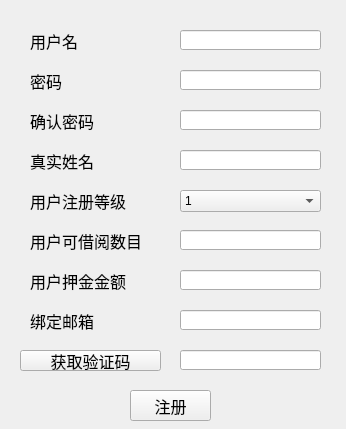
<?xml version="1.0" encoding="UTF-8"?>
<ui version="4.0">
 <class>Regist_New_User</class>
 <widget class="QWidget" name="Regist_New_User">
  <property name="geometry">
   <rect>
    <x>0</x>
    <y>0</y>
    <width>346</width>
    <height>429</height>
   </rect>
  </property>
  <property name="windowTitle">
   <string>Form</string>
  </property>
  <property name="styleSheet">
   <string notr="true">&lt;?xml version=&quot;1.0&quot; encoding=&quot;UTF-8&quot;?&gt;
&lt;ui version=&quot;4.0&quot;&gt;
 &lt;widget name=&quot;__qt_fake_top_level&quot;&gt;
  &lt;widget class=&quot;QLabel&quot; name=&quot;id_label&quot;&gt;
   &lt;property name=&quot;geometry&quot;&gt;
    &lt;rect&gt;
     &lt;x&gt;60&lt;/x&gt;
     &lt;y&gt;40&lt;/y&gt;
     &lt;width&gt;51&lt;/width&gt;
     &lt;height&gt;21&lt;/height&gt;
    &lt;/rect&gt;
   &lt;/property&gt;
   &lt;property name=&quot;text&quot;&gt;
    &lt;string&gt;用户名&lt;/string&gt;
   &lt;/property&gt;
  &lt;/widget&gt;
  &lt;widget class=&quot;QLabel&quot; name=&quot;password_label&quot;&gt;
   &lt;property name=&quot;geometry&quot;&gt;
    &lt;rect&gt;
     &lt;x&gt;60&lt;/x&gt;
     &lt;y&gt;70&lt;/y&gt;
     &lt;width&gt;51&lt;/width&gt;
     &lt;height&gt;21&lt;/height&gt;
    &lt;/rect&gt;
   &lt;/property&gt;
   &lt;property name=&quot;text&quot;&gt;
    &lt;string&gt;密码&lt;/string&gt;
   &lt;/property&gt;
  &lt;/widget&gt;
  &lt;widget class=&quot;QLineEdit&quot; name=&quot;id&quot;&gt;
   &lt;property name=&quot;geometry&quot;&gt;
    &lt;rect&gt;
     &lt;x&gt;130&lt;/x&gt;
     &lt;y&gt;40&lt;/y&gt;
     &lt;width&gt;141&lt;/width&gt;
     &lt;height&gt;20&lt;/height&gt;
    &lt;/rect&gt;
   &lt;/property&gt;
   &lt;property name=&quot;maxLength&quot;&gt;
    &lt;number&gt;15&lt;/number&gt;
   &lt;/property&gt;
  &lt;/widget&gt;
  &lt;widget class=&quot;QLineEdit&quot; name=&quot;passwordconfirm&quot;&gt;
   &lt;property name=&quot;geometry&quot;&gt;
    &lt;rect&gt;
     &lt;x&gt;130&lt;/x&gt;
     &lt;y&gt;100&lt;/y&gt;
     &lt;width&gt;141&lt;/width&gt;
     &lt;height&gt;20&lt;/height&gt;
    &lt;/rect&gt;
   &lt;/property&gt;
   &lt;property name=&quot;maxLength&quot;&gt;
    &lt;number&gt;15&lt;/number&gt;
   &lt;/property&gt;
  &lt;/widget&gt;
  &lt;widget class=&quot;QLabel&quot; name=&quot;realname_label&quot;&gt;
   &lt;property name=&quot;geometry&quot;&gt;
    &lt;rect&gt;
     &lt;x&gt;60&lt;/x&gt;
     &lt;y&gt;130&lt;/y&gt;
     &lt;width&gt;51&lt;/width&gt;
     &lt;height&gt;21&lt;/height&gt;
    &lt;/rect&gt;
   &lt;/property&gt;
   &lt;property name=&quot;text&quot;&gt;
    &lt;string&gt;真实姓名&lt;/string&gt;
   &lt;/property&gt;
  &lt;/widget&gt;
  &lt;widget class=&quot;QLineEdit&quot; name=&quot;realname&quot;&gt;
   &lt;property name=&quot;geometry&quot;&gt;
    &lt;rect&gt;
     &lt;x&gt;130&lt;/x&gt;
     &lt;y&gt;130&lt;/y&gt;
     &lt;width&gt;141&lt;/width&gt;
     &lt;height&gt;20&lt;/height&gt;
    &lt;/rect&gt;
   &lt;/property&gt;
   &lt;property name=&quot;maxLength&quot;&gt;
    &lt;number&gt;8&lt;/number&gt;
   &lt;/property&gt;
  &lt;/widget&gt;
  &lt;widget class=&quot;QLineEdit&quot; name=&quot;password&quot;&gt;
   &lt;property name=&quot;geometry&quot;&gt;
    &lt;rect&gt;
     &lt;x&gt;130&lt;/x&gt;
     &lt;y&gt;70&lt;/y&gt;
     &lt;width&gt;141&lt;/width&gt;
     &lt;height&gt;20&lt;/height&gt;
    &lt;/rect&gt;
   &lt;/property&gt;
   &lt;property name=&quot;maxLength&quot;&gt;
    &lt;number&gt;15&lt;/number&gt;
   &lt;/property&gt;
  &lt;/widget&gt;
  &lt;widget class=&quot;QPushButton&quot; name=&quot;registconfirm&quot;&gt;
   &lt;property name=&quot;geometry&quot;&gt;
    &lt;rect&gt;
     &lt;x&gt;130&lt;/x&gt;
     &lt;y&gt;170&lt;/y&gt;
     &lt;width&gt;101&lt;/width&gt;
     &lt;height&gt;41&lt;/height&gt;
    &lt;/rect&gt;
   &lt;/property&gt;
   &lt;property name=&quot;font&quot;&gt;
    &lt;font&gt;
     &lt;family&gt;仿宋&lt;/family&gt;
     &lt;pointsize&gt;14&lt;/pointsize&gt;
     &lt;weight&gt;50&lt;/weight&gt;
     &lt;bold&gt;false&lt;/bold&gt;
    &lt;/font&gt;
   &lt;/property&gt;
   &lt;property name=&quot;text&quot;&gt;
    &lt;string&gt;注册&lt;/string&gt;
   &lt;/property&gt;
  &lt;/widget&gt;
  &lt;widget class=&quot;QLabel&quot; name=&quot;passwordconfirm_label&quot;&gt;
   &lt;property name=&quot;geometry&quot;&gt;
    &lt;rect&gt;
     &lt;x&gt;60&lt;/x&gt;
     &lt;y&gt;100&lt;/y&gt;
     &lt;width&gt;51&lt;/width&gt;
     &lt;height&gt;21&lt;/height&gt;
    &lt;/rect&gt;
   &lt;/property&gt;
   &lt;property name=&quot;text&quot;&gt;
    &lt;string&gt;确认密码&lt;/string&gt;
   &lt;/property&gt;
  &lt;/widget&gt;
 &lt;/widget&gt;
 &lt;resources/&gt;
&lt;/ui&gt;
</string>
  </property>
  <widget class="QLabel" name="id_label">
   <property name="geometry">
    <rect>
     <x>30</x>
     <y>30</y>
     <width>51</width>
     <height>21</height>
    </rect>
   </property>
   <property name="font">
    <font>
     <family>萝莉体 第二版</family>
     <pointsize>12</pointsize>
    </font>
   </property>
   <property name="text">
    <string>用户名</string>
   </property>
  </widget>
  <widget class="QLabel" name="password_label">
   <property name="geometry">
    <rect>
     <x>30</x>
     <y>70</y>
     <width>51</width>
     <height>21</height>
    </rect>
   </property>
   <property name="font">
    <font>
     <family>萝莉体 第二版</family>
     <pointsize>12</pointsize>
    </font>
   </property>
   <property name="text">
    <string>密码</string>
   </property>
  </widget>
  <widget class="QLineEdit" name="id">
   <property name="geometry">
    <rect>
     <x>180</x>
     <y>30</y>
     <width>141</width>
     <height>20</height>
    </rect>
   </property>
   <property name="maxLength">
    <number>30</number>
   </property>
  </widget>
  <widget class="QLineEdit" name="passwordconfirm">
   <property name="geometry">
    <rect>
     <x>180</x>
     <y>110</y>
     <width>141</width>
     <height>20</height>
    </rect>
   </property>
   <property name="maxLength">
    <number>30</number>
   </property>
  </widget>
  <widget class="QLabel" name="realname_label">
   <property name="geometry">
    <rect>
     <x>30</x>
     <y>150</y>
     <width>91</width>
     <height>21</height>
    </rect>
   </property>
   <property name="font">
    <font>
     <family>萝莉体 第二版</family>
     <pointsize>12</pointsize>
    </font>
   </property>
   <property name="text">
    <string>真实姓名</string>
   </property>
  </widget>
  <widget class="QLineEdit" name="realname">
   <property name="geometry">
    <rect>
     <x>180</x>
     <y>150</y>
     <width>141</width>
     <height>20</height>
    </rect>
   </property>
   <property name="maxLength">
    <number>50</number>
   </property>
  </widget>
  <widget class="QLineEdit" name="password">
   <property name="geometry">
    <rect>
     <x>180</x>
     <y>70</y>
     <width>141</width>
     <height>20</height>
    </rect>
   </property>
   <property name="maxLength">
    <number>30</number>
   </property>
  </widget>
  <widget class="QPushButton" name="RegistConfirm">
   <property name="geometry">
    <rect>
     <x>130</x>
     <y>390</y>
     <width>81</width>
     <height>31</height>
    </rect>
   </property>
   <property name="font">
    <font>
     <family>萝莉体 第二版</family>
     <pointsize>12</pointsize>
     <weight>50</weight>
     <bold>false</bold>
    </font>
   </property>
   <property name="text">
    <string>注册</string>
   </property>
  </widget>
  <widget class="QLabel" name="passwordconfirm_label">
   <property name="geometry">
    <rect>
     <x>30</x>
     <y>110</y>
     <width>81</width>
     <height>21</height>
    </rect>
   </property>
   <property name="font">
    <font>
     <family>萝莉体 第二版</family>
     <pointsize>12</pointsize>
    </font>
   </property>
   <property name="text">
    <string>确认密码</string>
   </property>
  </widget>
  <widget class="QLabel" name="UserRank_label">
   <property name="geometry">
    <rect>
     <x>30</x>
     <y>190</y>
     <width>101</width>
     <height>21</height>
    </rect>
   </property>
   <property name="font">
    <font>
     <family>萝莉体 第二版</family>
     <pointsize>12</pointsize>
    </font>
   </property>
   <property name="text">
    <string>用户注册等级</string>
   </property>
  </widget>
  <widget class="QLabel" name="MaxLending_label">
   <property name="geometry">
    <rect>
     <x>30</x>
     <y>230</y>
     <width>121</width>
     <height>21</height>
    </rect>
   </property>
   <property name="font">
    <font>
     <family>萝莉体 第二版</family>
     <pointsize>12</pointsize>
    </font>
   </property>
   <property name="text">
    <string>用户可借阅数目</string>
   </property>
  </widget>
  <widget class="QLabel" name="Money_label">
   <property name="geometry">
    <rect>
     <x>30</x>
     <y>270</y>
     <width>141</width>
     <height>21</height>
    </rect>
   </property>
   <property name="font">
    <font>
     <family>萝莉体 第二版</family>
     <pointsize>12</pointsize>
    </font>
   </property>
   <property name="text">
    <string>用户押金金额</string>
   </property>
  </widget>
  <widget class="QComboBox" name="UserRank">
   <property name="geometry">
    <rect>
     <x>180</x>
     <y>190</y>
     <width>141</width>
     <height>22</height>
    </rect>
   </property>
   <item>
    <property name="text">
     <string>1</string>
    </property>
   </item>
   <item>
    <property name="text">
     <string>2</string>
    </property>
   </item>
   <item>
    <property name="text">
     <string>3</string>
    </property>
   </item>
  </widget>
  <widget class="QLineEdit" name="MaxLending">
   <property name="geometry">
    <rect>
     <x>180</x>
     <y>230</y>
     <width>141</width>
     <height>20</height>
    </rect>
   </property>
   <property name="maxLength">
    <number>50</number>
   </property>
  </widget>
  <widget class="QLineEdit" name="Money">
   <property name="geometry">
    <rect>
     <x>180</x>
     <y>270</y>
     <width>141</width>
     <height>20</height>
    </rect>
   </property>
   <property name="maxLength">
    <number>50</number>
   </property>
  </widget>
  <widget class="QLabel" name="MailBox_label">
   <property name="geometry">
    <rect>
     <x>30</x>
     <y>310</y>
     <width>141</width>
     <height>21</height>
    </rect>
   </property>
   <property name="font">
    <font>
     <family>萝莉体 第二版</family>
     <pointsize>12</pointsize>
    </font>
   </property>
   <property name="text">
    <string>绑定邮箱</string>
   </property>
  </widget>
  <widget class="QLineEdit" name="MailBox">
   <property name="geometry">
    <rect>
     <x>180</x>
     <y>310</y>
     <width>141</width>
     <height>20</height>
    </rect>
   </property>
   <property name="maxLength">
    <number>50</number>
   </property>
  </widget>
  <widget class="QPushButton" name="GetEmailCode">
   <property name="geometry">
    <rect>
     <x>20</x>
     <y>350</y>
     <width>141</width>
     <height>21</height>
    </rect>
   </property>
   <property name="font">
    <font>
     <family>萝莉体 第二版</family>
     <pointsize>12</pointsize>
     <weight>50</weight>
     <bold>false</bold>
    </font>
   </property>
   <property name="text">
    <string>获取验证码</string>
   </property>
  </widget>
  <widget class="QLineEdit" name="Identification_Code">
   <property name="geometry">
    <rect>
     <x>180</x>
     <y>350</y>
     <width>141</width>
     <height>20</height>
    </rect>
   </property>
   <property name="maxLength">
    <number>6</number>
   </property>
  </widget>
 </widget>
 <tabstops>
  <tabstop>id</tabstop>
  <tabstop>password</tabstop>
  <tabstop>passwordconfirm</tabstop>
  <tabstop>realname</tabstop>
  <tabstop>RegistConfirm</tabstop>
 </tabstops>
 <resources/>
 <connections/>
</ui>
